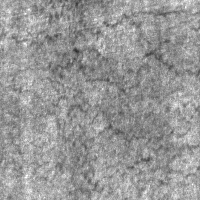
#> input picture data/train/images/crazing/crazing_101.jpg, 200 x 200 px
$ python generate_preprocessing_samples.py
#> lines starting #> are read from the running program, lines starting #| are printed output that depends on the picture
### src/preprocessing.py
"""
Preprocessing pipeline for NEU-DET steel surface defect images.

Pipeline stages:
    1. Grayscale image loading
    2. CLAHE contrast enhancement
    3. Gaussian blur for noise suppression
    4. Canny edge extraction

This code file is used by:
    - generate_preprocessing_samples.py for qualitative before/after figures
    - baseline_classifier.py for classical baseline inputs
    - resnet50_transfer.py for multichannel ResNet50 inputs
"""

import cv2
import numpy as np


def load_grayscale(path):
    """Loads an image as a single-channel grayscale image."""
    img = cv2.imread(path, cv2.IMREAD_GRAYSCALE)
#> img is the input picture: shape (200, 200); min 41, max 255, mean 151.5

    if img is None:
        raise FileNotFoundError(f"Could not load image: {path}")

    return img


def apply_clahe(gray, clip_limit=2.0, tile_grid_size=(8, 8)):
    """Applies Contrast Limited Adaptive Histogram Equalization."""
#> called with clip_limit = 2, tile_grid_size = (8, 8)
    clahe = cv2.createCLAHE(
        clipLimit=clip_limit,
        tileGridSize=tile_grid_size
    )
    return clahe.apply(gray)
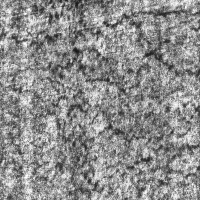
#> returned value: shape (200, 200); min 20, max 255, mean 141.1


def apply_gaussian_blur(gray, ksize=(5, 5), sigma=1.0):
    """Applies Gaussian smoothing to reduce small image noise."""
#> called with ksize = (5, 5), sigma = 1
    return cv2.GaussianBlur(gray, ksize, sigma)
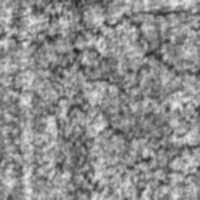
#> returned value: shape (200, 200); min 35, max 234, mean 141.2


def apply_canny(gray, low_thresh=50, high_thresh=150):
    """Extracts image edges using the Canny edge detector."""
#> called with low_thresh = 50, high_thresh = 150
    return cv2.Canny(gray, low_thresh, high_thresh)
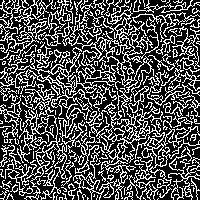
#> returned value: shape (200, 200); 31.9% white in thin lines or dots


def full_pipeline(path):
    """
    Runs the complete preprocessing pipeline and returns every
    intermediate stage for visualization and analysis.
    """
    raw = load_grayscale(path)
    clahe_img = apply_clahe(raw)
    blurred = apply_gaussian_blur(clahe_img)
    edges = apply_canny(blurred)

    return {
        "raw": raw,
        "clahe": clahe_img,
        "blurred": blurred,
        "edges": edges,
    }


# [94 lines left out: functions preprocess_for_classifier, preprocess_edges_for_classifier, preprocess_multichannel_for_resnet, not called in this run]

### src/generate_preprocessing_samples.py
"""
Generates the qualitative preprocessing comparison figure used in the
midterm README under the Data Pipeline and Processing section.

For one sample image from each class, the figure shows:

Raw -> CLAHE -> Gaussian Blur -> Canny Edges
"""

import os

import matplotlib.pyplot as plt

from preprocessing import full_pipeline


CLASSES = [
    "crazing",
    "inclusion",
    "patches",
    "pitted_surface",
    "rolled-in_scale",
    "scratches",
]


SRC_DIR = os.path.dirname(os.path.abspath(__file__))
PROJECT_ROOT = os.path.dirname(SRC_DIR)

DATA_DIR = os.path.join(
    PROJECT_ROOT,
    "data",
    "train",
    "images",
)

OUT_PATH = os.path.join(
    PROJECT_ROOT,
    "outputs",
    "plots",
    "preprocessing_pipeline_comparison.jpg",
)


def main():
    fig, axes = plt.subplots(
        len(CLASSES),
        4,
        figsize=(12, 18),
    )

    stage_names = [
        "Raw",
        "CLAHE",
        "Gaussian Blur",
        "Canny Edges",
    ]

    for row, cls in enumerate(CLASSES):
        cls_dir = os.path.join(DATA_DIR, cls)

        image_files = sorted(
            filename
            for filename in os.listdir(cls_dir)
            if filename.lower().endswith(
                (".jpg", ".jpeg", ".png")
            )
        )

        if not image_files:
            raise FileNotFoundError(
                f"No images found in: {cls_dir}"
            )

        sample_file = image_files[0]
        sample_path = os.path.join(
            cls_dir,
            sample_file,
        )

        stages = full_pipeline(sample_path)
#> stages = 4 items

        images = [
            stages["raw"],
            stages["clahe"],
            stages["blurred"],
            stages["edges"],
        ]

        for col, (img, stage_name) in enumerate(
            zip(images, stage_names)
        ):
            ax = axes[row, col]

            ax.imshow(
                img,
                cmap="gray",
            )

            ax.axis("off")

            if row == 0:
                ax.set_title(
                    stage_name,
                    fontsize=13,
                    fontweight="bold",
                )

            if col == 0:
                ax.text(
                    -0.15,
                    0.5,
                    cls,
                    transform=ax.transAxes,
                    fontsize=11,
                    fontweight="bold",
                    va="center",
                    ha="right",
                )
#> this loop made 4 passes
#> stage_name on passes 1 to 4: 'Raw', 'CLAHE', 'Gaussian Blur', 'Canny Edges'

    plt.tight_layout()

    os.makedirs(
        os.path.dirname(OUT_PATH),
        exist_ok=True,
    )

    plt.savefig(
        OUT_PATH,
        dpi=150,
        bbox_inches="tight",
    )

    plt.close(fig)

    print(f"Saved: {OUT_PATH}")


if __name__ == "__main__":
#> (the run stopped early here; a loop or call above may not have finished)
